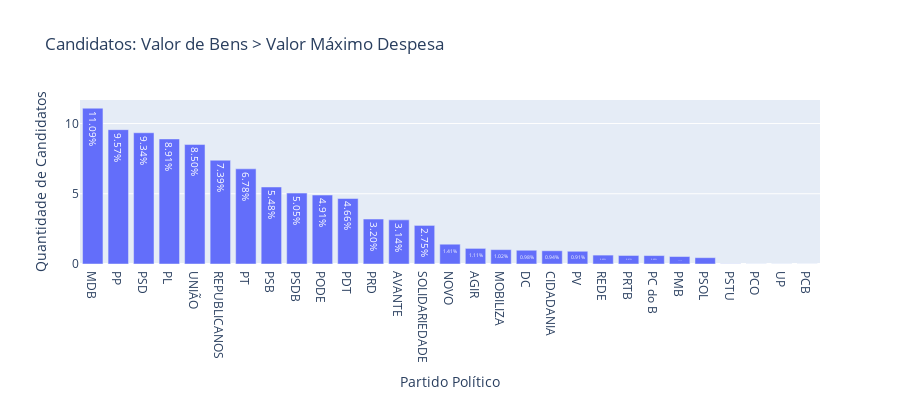

Notebook cell for this chart:
### Markdown cell above
#### Partido

### Code cell
data = dados_agg[dados_agg['VR_DESPESA_MAX_CAMPANHA']<dados_agg['TOTAL_BENS']]['SG_PARTIDO'].value_counts(normalize=True).reset_index()

data['proportion'] = data['proportion']*100

fig = px.bar(
    data, 
    x='SG_PARTIDO',  # Eixo X
    y='proportion',  # Eixo Y
    title='Candidatos: Valor de Bens > Valor Máximo Despesa'  # Título do gráfico
)

# Atualizar os títulos dos eixos
fig.update_layout(
    xaxis_title="Partido Político",  # Título do eixo X
    yaxis_title="Quantidade de Candidatos",  # Título do eixo Y
    width=900, 
    height=400
)

# Mostrar os valores nas barras
fig.update_traces(texttemplate='%{y:.2f}%', textposition='inside')

fig.show()

### Figure 1 — Plotly figure (JSON) as saved in the notebook; plotly's stock layout.template omitted (floating-point values rounded to 4 significant figures)
{"data": [{"alignmentgroup": "True", "hovertemplate": "SG_PARTIDO=%{x}<br>proportion=%{y}<extra></extra>", "legendgroup": "", "marker": {"color": "#636efa", "pattern": {"shape": ""}}, "name": "", "offsetgroup": "", "orientation": "v", "showlegend": false, "textposition": "inside", "texttemplate": "%{y:.2f}%", "type": "bar", "x": ["MDB", "PP", "PSD", "PL", "UNIÃO", "REPUBLICANOS", "PT", "PSB", "PSDB", "PODE", "PDT", "PRD", "AVANTE", "SOLIDARIEDADE", "NOVO", "AGIR", "MOBILIZA", "DC", "CIDADANIA", "PV", "REDE", "PRTB", "PC do B", "PMB", "PSOL", "PSTU", "PCO", "UP", "PCB"], "xaxis": "x", "y": [11.09, 9.565, 9.345, 8.906, 8.505, 7.389, 6.776, 5.484, 5.049, 4.909, 4.664, 3.2, 3.143, 2.748, 1.409, 1.112, 1.023, 0.9787, 0.942, 0.9073, 0.634, 0.6079, 0.6002, 0.5327, 0.4513, 0.01109, 0.005785, 0.004821, 0.003857], "yaxis": "y"}], "layout": {"barmode": "relative", "height": 400, "legend": {"tracegroupgap": 0}, "title": {"text": "Candidatos: Valor de Bens > Valor Máximo Despesa"}, "width": 900, "xaxis": {"anchor": "y", "domain": [0, 1], "title": {"text": "Partido Político"}}, "yaxis": {"anchor": "x", "domain": [0, 1], "title": {"text": "Quantidade de Candidatos"}}}}
